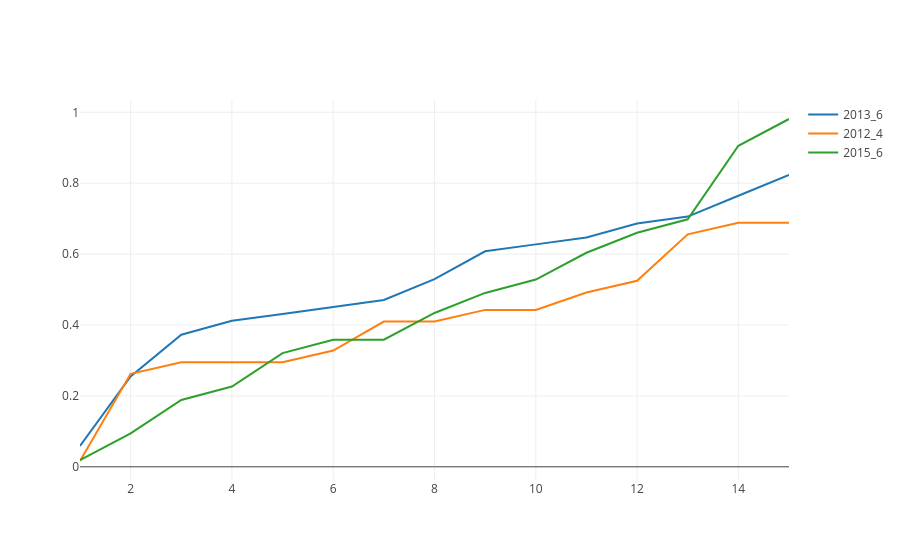

The cell this chart's notebook holds for it:
### Code cell
xs = list(range(1, 16))

data = []
# for year in ["2012", "2013"]:
#     for tour in data_dict[year]["rating_data"]["by_tours"]:
year = "2013"
tour = 6
data.append(
    go.Scatter(
        x=xs,
        y=data_dict[year]["rating_data"]["by_tours"][tour],
        mode="lines",
        name="{}_{}".format(year, tour)
    )
)
year = "2012"
tour = 4
data.append(
    go.Scatter(
        x=xs,
        y=data_dict[year]["rating_data"]["by_tours"][tour],
        mode="lines",
        name="{}_{}".format(year, tour)
    )
)
tour = 6
year = "2015"
data.append(
    go.Scatter(
        x=xs,
        y=data_dict[year]["rating_data"]["by_tours"][tour],
        mode="lines",
        name="{}_{}".format(year, tour)
    )
)

    
py.iplot(data)

### Figure 1 — Plotly figure (JSON) as saved in the notebook; plotly's stock layout.template omitted (floating-point values rounded to 4 significant figures)
{"data": [{"mode": "lines", "name": "2013_6", "type": "scatter", "uid": "5e7e9e1f-6d3e-4209-a406-49e9266a75ca", "x": [1, 2, 3, 4, 5, 6, 7, 8, 9, 10, 11, 12, 13, 14, 15], "y": [0.05882, 0.2549, 0.3725, 0.4118, 0.4314, 0.451, 0.4706, 0.5294, 0.6078, 0.6275, 0.6471, 0.6863, 0.7059, 0.7647, 0.8235]}, {"mode": "lines", "name": "2012_4", "type": "scatter", "uid": "0c8c965a-589e-4354-b4cf-dac2b2081596", "x": [1, 2, 3, 4, 5, 6, 7, 8, 9, 10, 11, 12, 13, 14, 15], "y": [0.01639, 0.2623, 0.2951, 0.2951, 0.2951, 0.3279, 0.4098, 0.4098, 0.4426, 0.4426, 0.4918, 0.5246, 0.6557, 0.6885, 0.6885]}, {"mode": "lines", "name": "2015_6", "type": "scatter", "uid": "f0ddf4ee-d583-46fe-9003-d3596ca7f36c", "x": [1, 2, 3, 4, 5, 6, 7, 8, 9, 10, 11, 12, 13, 14, 15], "y": [0.01887, 0.09434, 0.1887, 0.2264, 0.3208, 0.3585, 0.3585, 0.434, 0.4906, 0.5283, 0.6038, 0.6604, 0.6981, 0.9057, 0.9811]}], "layout": {}}
